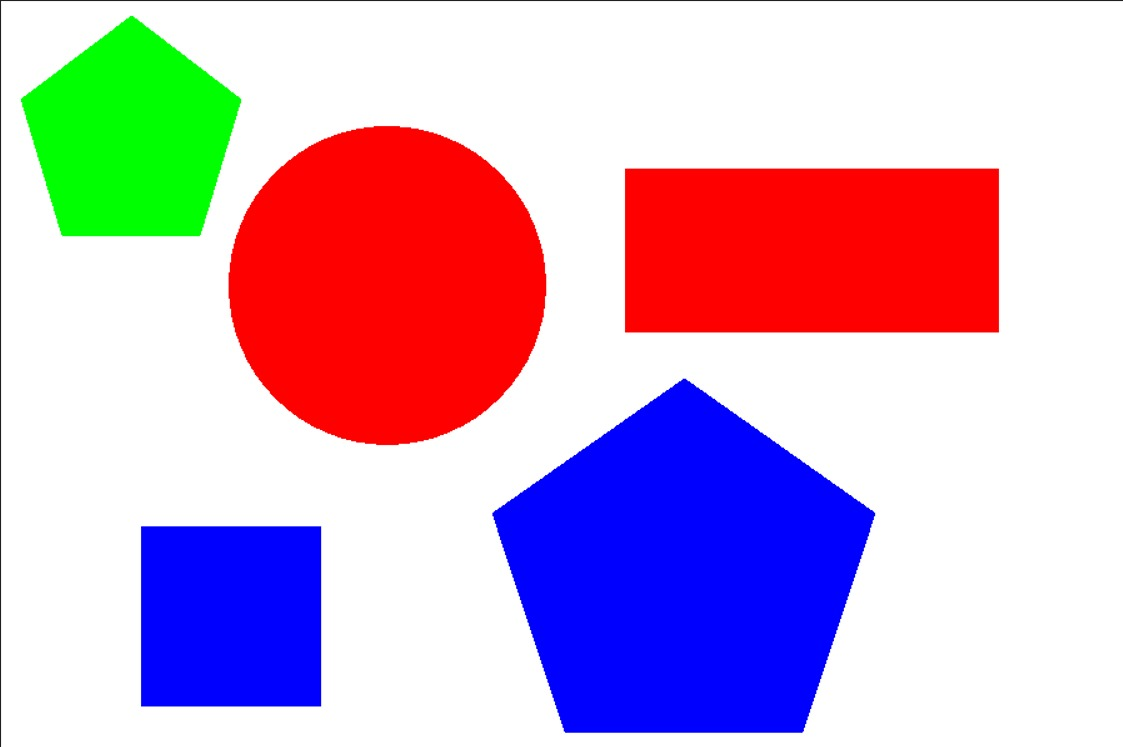
#> input picture 3.jpg, 1123 x 747 px, given in place of the camera
$ python workshop4.py
#> lines starting #> are read from the running program, lines starting #| are printed output that depends on the picture; after the words box and inside, x2 and y2 are one past the last pixel; in counts of white or black regions, pixels touching at a corner belong together
#canny

import cv2

import numpy as np


def canny_webcam():
    "Live capture frames from webcam and show the canny edge image of the captured frames."

    cap = cv2.VideoCapture(0)

    while True:
        ret, frame = cap.read()
#> frame is the input picture: shape (747, 1123, 3); mean B, G, R 201, 173.2, 205.3

        blank=np.zeros((frame.shape[:]),dtype='uint8')

        grey=cv2.cvtColor(frame, cv2.COLOR_BGR2GRAY)
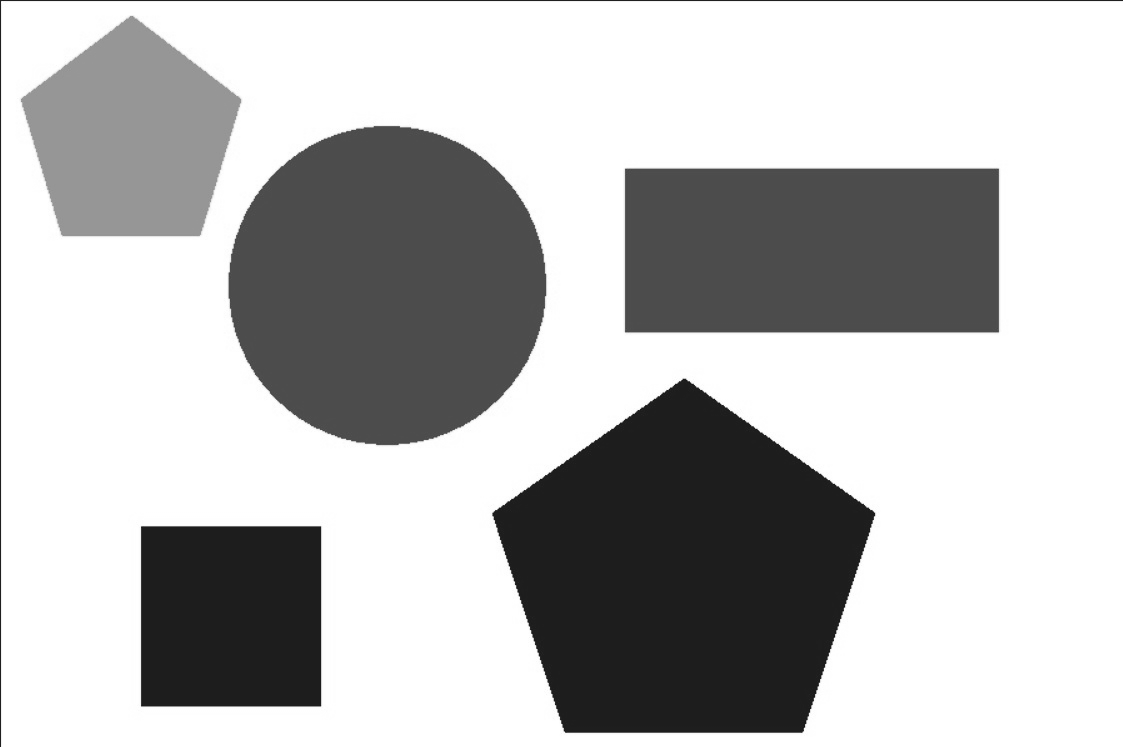
#> grey: shape (747, 1123); min 22, max 255, mean 186

        blur=cv2.GaussianBlur(grey,(3,3),cv2.BORDER_DEFAULT)

        canny=cv2.Canny(blur,75,225)
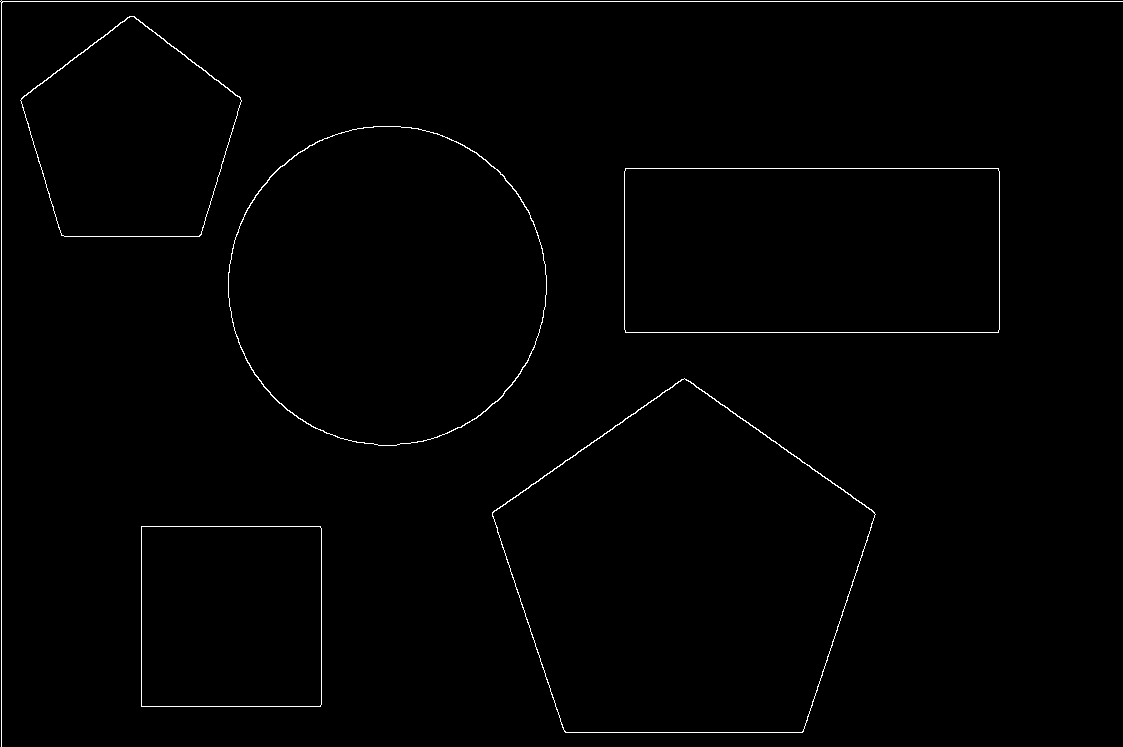
#> canny: shape (747, 1123); 0.84% white in thin lines or dots

        contours, hierarchy = cv2.findContours(canny, cv2.RETR_EXTERNAL, cv2.CHAIN_APPROX_SIMPLE)
#> contours = 6 contours, 1 with area under 20; largest, box (x1, y1, x2, y2) and area: (492, 378, 876, 733) 94314, (228, 126, 547, 446) 79676, (624, 168, 1000, 333) 61490, (20, 16, 242, 237) 34082, (141, 526, 322, 707) 32397

        cv2.drawContours(blank,contours,-1,(0,0,255),2)
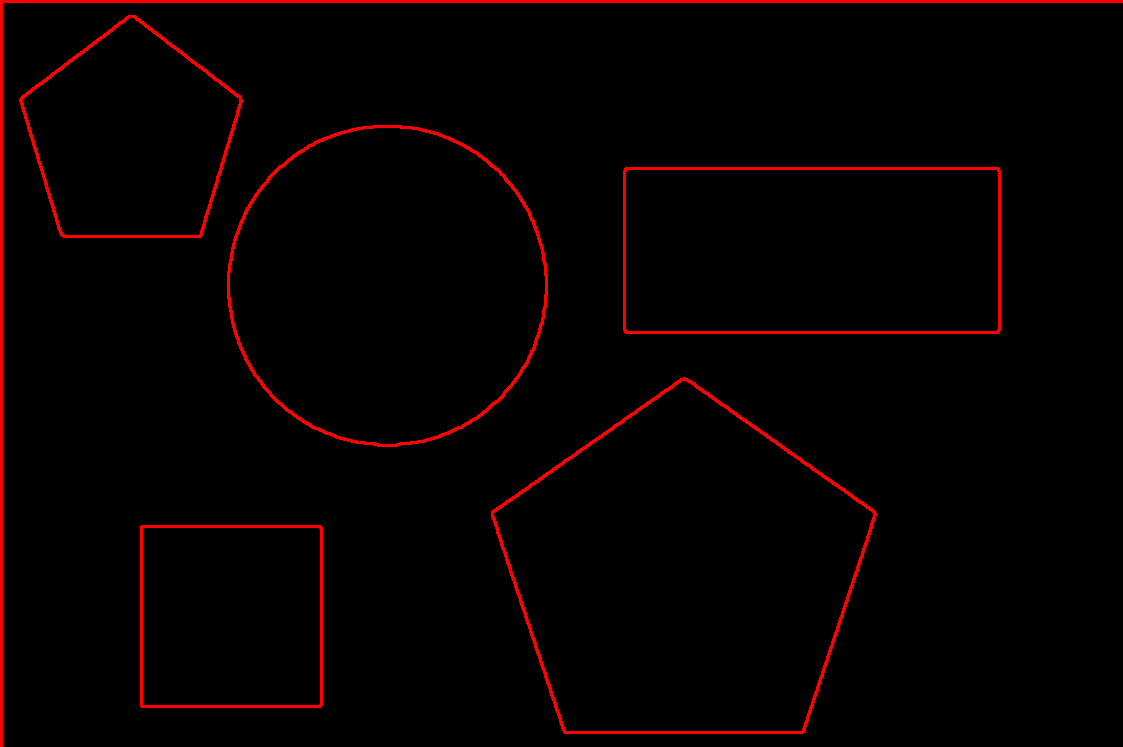
#> blank: shape (747, 1123, 3); mean of channels 0, 1, 2 0, 0, 6.3; drawn as B, G, R

        cv2.imshow('contour',blank)


        if cv2.waitKey(20) == ord('q'):  # Introduce 20 milisecond delay. press q to exit.
#> (key q is pressed here)
            break

canny_webcam()
